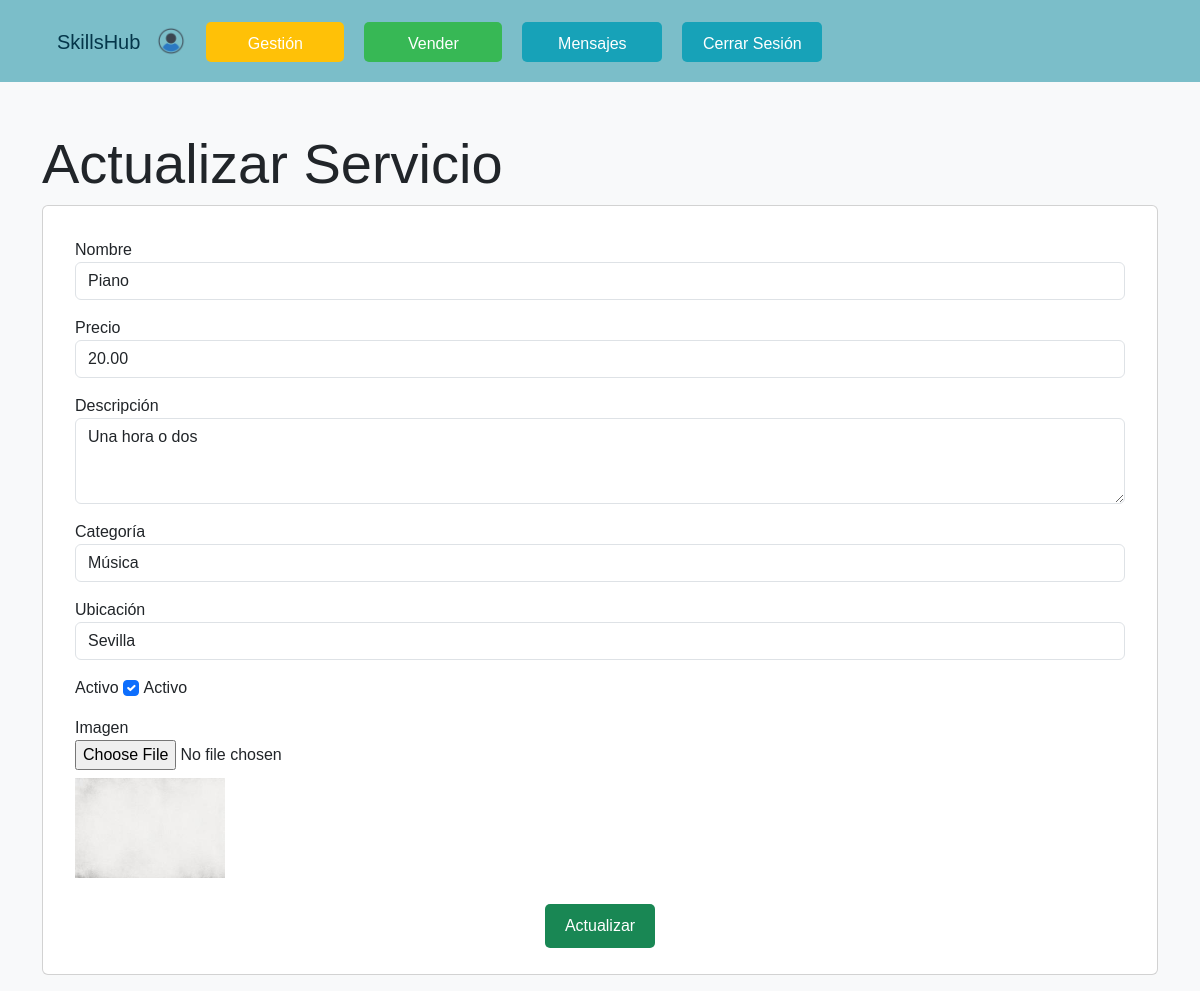
The page /actualiza/8/ (signed in) on the database its author committed.
### SkillsHub/models.py (models this page shows, shortened)
class Usuario(AbstractUser):
    nombre = models.CharField(max_length=100)
    saldo = models.DecimalField(max_digits=10, decimal_places=2, default=0, null=True)
    avatar = models.ImageField(upload_to='avatars/', default='avatars/perfil.png')
    comentario = models.TextField(blank=True, null=True)
    baneado = models.BooleanField(default=False)
    seguidores = models.ManyToManyField("self", symmetrical=False, related_name='usuarios_seguidores', blank=True)
    seguidos = models.ManyToManyField("self", symmetrical=False, related_name='usuarios_seguidos', blank=True)
    insignia_perfil = models.ForeignKey(UsuarioInsignia, null=True, blank=True, on_delete=models.SET_NULL, related_name='insignia_en_perfil')

class Servicio(models.Model):
    nombre = models.CharField(max_length=100)
    precio = models.DecimalField(max_digits=10, decimal_places=2)
    descripcion = models.TextField()
    ubicacion = models.ForeignKey(Ubicacion, on_delete=models.CASCADE)
    usuario = models.ForeignKey(Usuario, on_delete=models.CASCADE)
    activo = models.BooleanField(default=True)
    categoria = models.ForeignKey(Categoria, on_delete=models.CASCADE)
    imagen = models.ImageField(upload_to='servicio/', blank=False, default='servicio/blanco.jpeg')

class Categoria(models.Model):
    nombre = models.CharField(max_length=100)

class Ubicacion(models.Model):
    nombre = models.CharField(max_length=100)

### SkillsHub/views.py (the view)
# urls.py: path('actualiza/<int:pk>/', login_required(Actualiza.as_view()), name='actualiza'),
class Actualiza(UpdateView):
    model = Servicio
    form_class = ServicioForm
    template_name = 'Proyecto/actualiza.html'
    success_url = reverse_lazy('servicios')
    def get_queryset(self):
        queryset = super().get_queryset()
        user = self.request.user
        if user.is_authenticated:
            if user.is_superuser:
                return queryset.all() # Si el usuario es administrador, devuelve todos los objetos
            else:
                return queryset.filter(usuario=user)  # Si el usuario no es administrador, filtra por el usuario actual
        else:
            return queryset.none() # Si el usuario no está autenticado, devuelve un queryset vacío

### SkillsHub/forms.py
class ServicioForm(forms.ModelForm):
    class Meta:
      model = Servicio
      fields = ['nombre', 'precio', 'descripcion', 'categoria','ubicacion', 'activo', 'imagen']

### SkillsHub/templates/Proyecto/actualiza.html (shortened to what this page needs)
{% extends './base.html' %}
{% block content %}
<div class="container mt-5">
    <h1 class="display-4">Actualizar Servicio</h1>
    <div class="card mb-3">
        <div class="card-body">
            <form method="post" action="{% url 'actualiza' pk=servicio.pk %}" enctype="multipart/form-data">
                <div class="row">
                    <div class="col-12">
                        <div class="form-group m-3">
                            <label for="id_nombre">Nombre</label>
                            <input type="text" class="form-control" id="id_nombre" name="nombre" placeholder="Nombre" pattern="[A-Za-z][A-Za-z ]*" value="{{ servicio.nombre }}" required oninput="validarFormulario()">
                        </div>
                        <div class="form-group m-3">
                            <label for="id_precio">Precio</label>
                            <input type="number" class="form-control" id="id_precio" name="precio" placeholder="Precio" value="{{ servicio.precio|stringformat:"s" }}" required min="0" step="0.01" oninput="validarFormulario()">
                        </div>
                        <div class="form-group m-3">
                            <label for="id_descripcion">Descripción</label>
                            <textarea class="form-control" id="id_descripcion" name="descripcion" rows="3" placeholder="Descripción" required oninput="validarFormulario()">{{ servicio.descripcion }}</textarea>
                        </div>
                        <div class="form-group m-3">
                            <label for="id_categoria">Categoría</label>
                            <select class="form-control" id="id_categoria" name="categoria" required>
                                <option value="{{ servicio.categoria.id }}" selected>{{ servicio.categoria.nombre }}</option>
                            </select>
                        </div>
                        <div class="form-group m-3">
                            <label for="id_ubicacion">Ubicación</label>
                            <select class="form-control" id="id_ubicacion" name="ubicacion" required>
                                <option value="{{ servicio.ubicacion.id }}" selected>{{ servicio.ubicacion.nombre }}</option>
                            </select>
                        </div>
                        <div class="form-group m-3">
                            <label for="id_activo">Activo</label>
                            <input type="checkbox" class="form-check-input" id="id_activo" name="activo" {% if servicio.activo %}checked{% endif %}>
                            <label class="form-check-label" for="id_activo">Activo</label>
                        </div>
                        <div class="form-group m-3">
                            <label for="id_imagen">Imagen</label>
                            <input type="file" class="form-control-file w-100" id="id_imagen" name="imagen">
                            {% if servicio.imagen %}
                                <img src="{{ servicio.imagen.url }}" alt="Imagen" class="mt-2" style="max-width: 150px;">
                            {% endif %}
                        </div>
                    </div>
                </div>
                <div class="row">
                    <div class="col-12 text-center">
                        <button type="submit" class="btn btn-success" id="botonActualizar">Actualizar</button>
                    </div>
                </div>
            </form>
        </div>
    </div>
</div>
{% endblock %}

### SkillsHub/templates/Proyecto/base.html (shortened to what this page needs)
{% load static %}
<!DOCTYPE html>
<html lang="es">
<head>
    <link href="https://cdn.jsdelivr.net/npm/bootstrap@5.3.3/dist/css/bootstrap.min.css" rel="stylesheet">
</head>
<body>
   <div class="container-fluid no-margin-padding">
        <nav class="page-header navbar navbar-expand-lg navbar-light">
            <div class="container">
                <h1 class="navbar-brand"><a href="{% url 'servicios' %}" style="text-decoration: none; color: inherit;">SkillsHub</a></h1>
                {% if user.avatar %}
                    <div class="d-flex align-items-center avatar-container">
                        <a href="{% url 'perfil_usuario' user.pk %}">
                            <img src="{{ user.avatar.url }}" class="avatar" alt="Avatar">
                        </a>
                    </div>
                {% endif %}
                <div class="collapse navbar-collapse" id="navbarNav">
                    <ul class="navbar-nav text-center">
                        {% if user.is_authenticated %}
                            {% if request.user.is_authenticated and request.user.is_superuser %}
                                <li class="nav-item"><a href="{% url 'gestion' %}" class="nav-link btn btn-warning">Gestión</a></li>
                            {% endif %}
                            <li class="nav-item"><a href="{% url 'nuevo_servicio' %}" class="nav-link btn success btn-success">Vender</a></li>
                            <li class="nav-item"><a href="{% url 'rooms' %}" class="nav-link btn btn-info info text-white">Mensajes</a></li>
                            <li class="nav-item">
                                <form action="{% url 'logout' %}" method="post">
                                    <button type="submit" class="btn btn-info info text-white">Cerrar Sesión</button>
                                </form>
                            </li>
                        {% else %}
                            <li class="nav-item"><a href="{% url 'login' %}" class="nav-link btn btn-info info text-white">Iniciar Sesión</a></li>
                            <li class="nav-item"><a href="{% url 'register' %}" class="nav-link btn btn-info info text-white">Regístrate</a></li>
                        {% endif %}
                    </ul>
                </div>
            </div>
        </nav>
    </div>
    <div class="container-fluid">
        <div class="row">
            <div class="col">
                {% block content %}
                {% endblock %}
            </div>
        </div>
    </div>
</body>
</html>

### SkillsHub/templates/Proyecto/base.html (style rules this page uses)
body { background-color: #f8f9fa; font-family: Arial, sans-serif; margin: 0; padding: 0; }
.page-header { background-color: #7bbec9; }
.page-header { display: flex; justify-content: space-between; align-items: center; padding: 10px; }
.page-header h1 { margin-left: 15px; color: #04364A; margin-top: 10px; }
.btn { display: inline-block; padding: 10px 20px; margin: 10px; font-size: 16px; text-decoration: none; color: #fff; border: none; border-radius: 5px; cursor: pointer; transition: background-color 0.3s ease; }
.btn-warning { background-color: #ffc107; width: 138px; height: 40px; margin-left: 10px; margin-top: 12px; }
.success { background-color: #37b855; width: 138px; height: 40px; margin-top: 12px; }
.info { background-color: #17a2b8; width: 140px; height: 40px; margin-left: 10px; margin-top: 12px; }
.avatar { width: 30px; height: 30px; border-radius: 50%; margin-right: 10px; }
.no-margin-padding { margin: 0 !important; padding: 0 !important; }

### rows shown on the page
Usuario: avatar (picture)
Servicio: nombre "Piano", precio "20.00", descripcion "Una hora o dos", categoria "Música", ubicacion "Sevilla", activo "☑", imagen (picture)
